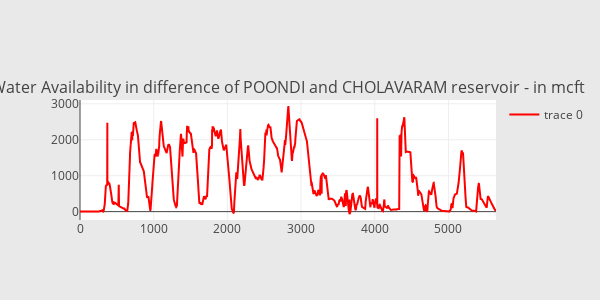

Here is the notebook cell this chart was saved with:
### Code cell
scatter_POONDI_CHOLAVARAM = go.Scatter(
        x=df.Date.index[::-1],
        y=df.POONDI_CHOLAVARAM.values[::-1],
        showlegend=True,
        marker=dict(
            color="red",
        ),
    )
subtitles = ["Water Availability in difference of POONDI and CHOLAVARAM reservoir - in mcft"]

fig = tools.make_subplots(rows=1, cols=1, vertical_spacing=0.08,
                          subplot_titles=subtitles)
fig.append_trace(scatter_POONDI_CHOLAVARAM, 1, 1)
fig['layout'].update(height=300, width=600, paper_bgcolor='rgb(233,233,233)')
py.iplot(fig, filename='res-plots')

### Figure 1 — Plotly figure (JSON) as saved in the notebook; plotly's stock layout.template omitted (floating-point values rounded to 4 significant figures; data arrays with more than 128 entries replaced by an {"elided": "..."} marker saying what was removed)
{"data": [{"marker": {"color": "red"}, "showlegend": true, "type": "scatter", "uid": "9f4b1788-4a33-4c6a-9d38-49766488c278", "x": {"elided": "5647 int values"}, "xaxis": "x", "y": {"elided": "5647 float values"}, "yaxis": "y"}], "layout": {"annotations": [{"font": {"size": 16}, "showarrow": false, "text": "Water Availability in difference of POONDI and CHOLAVARAM reservoir - in mcft", "x": 0.5, "xanchor": "center", "xref": "paper", "y": 1, "yanchor": "bottom", "yref": "paper"}], "height": 300, "paper_bgcolor": "rgb(233,233,233)", "width": 600, "xaxis": {"anchor": "y", "domain": [0, 1]}, "yaxis": {"anchor": "x", "domain": [0, 1]}}}
